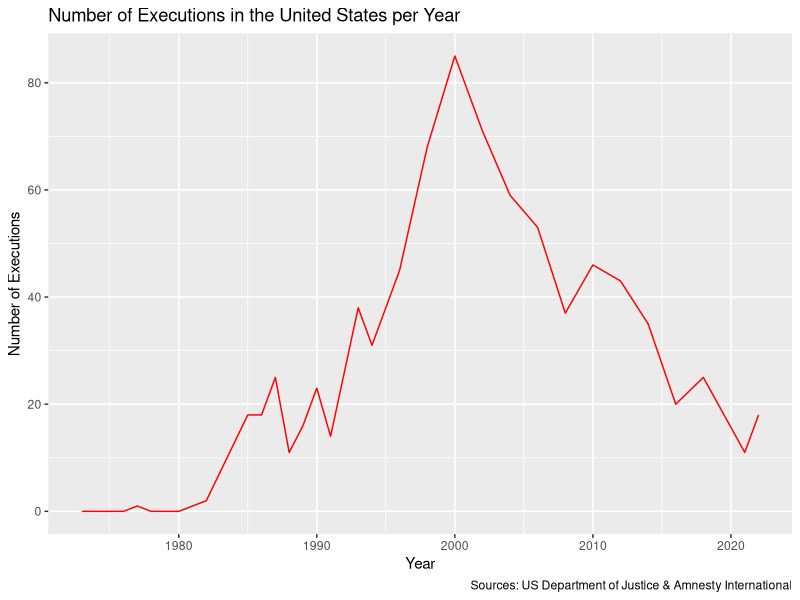
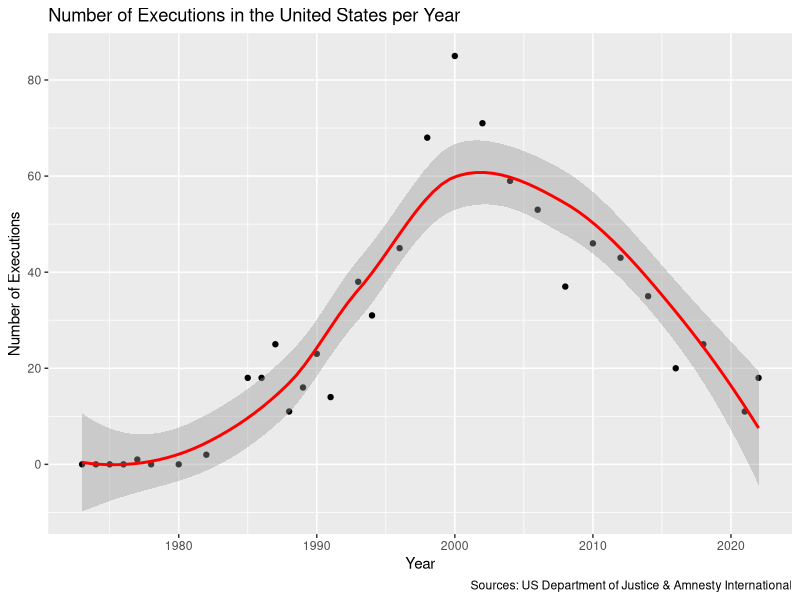
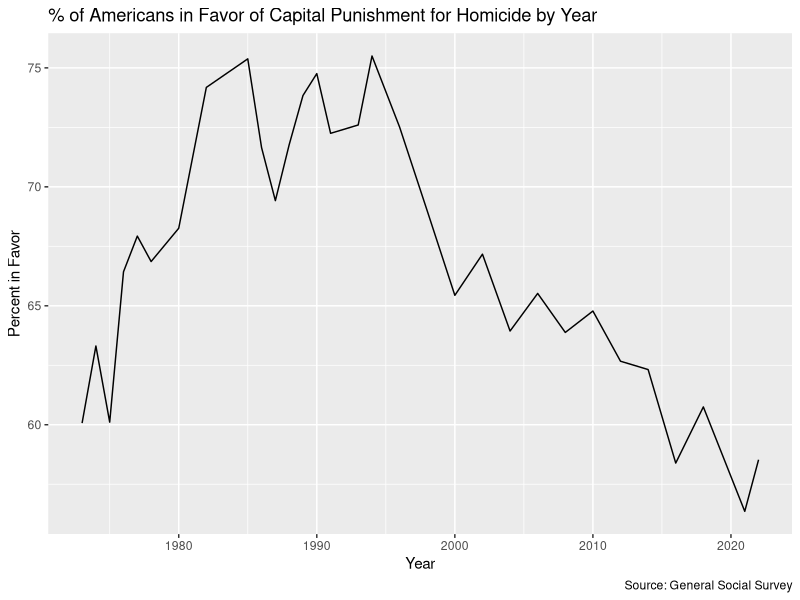
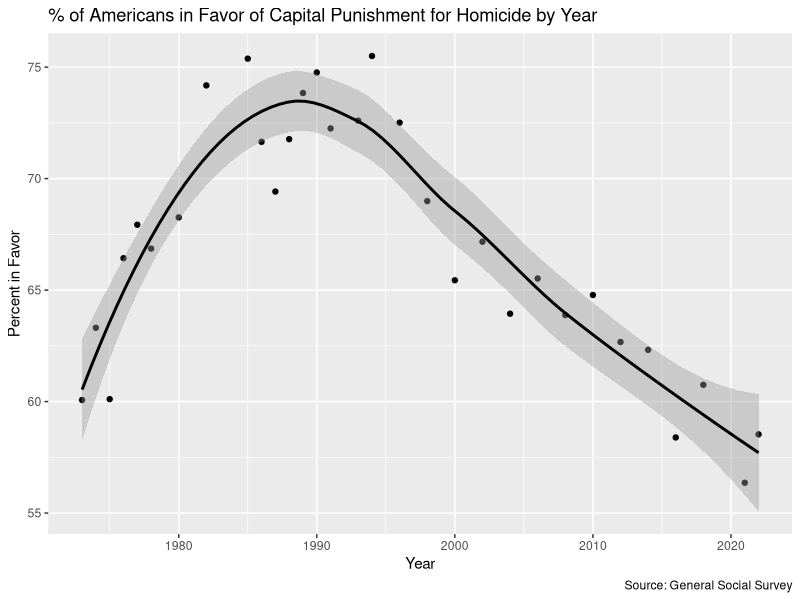
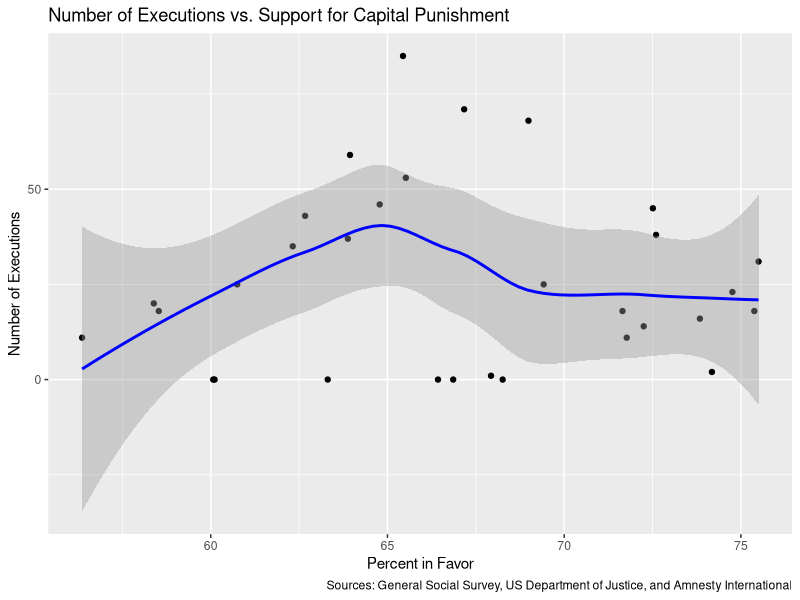
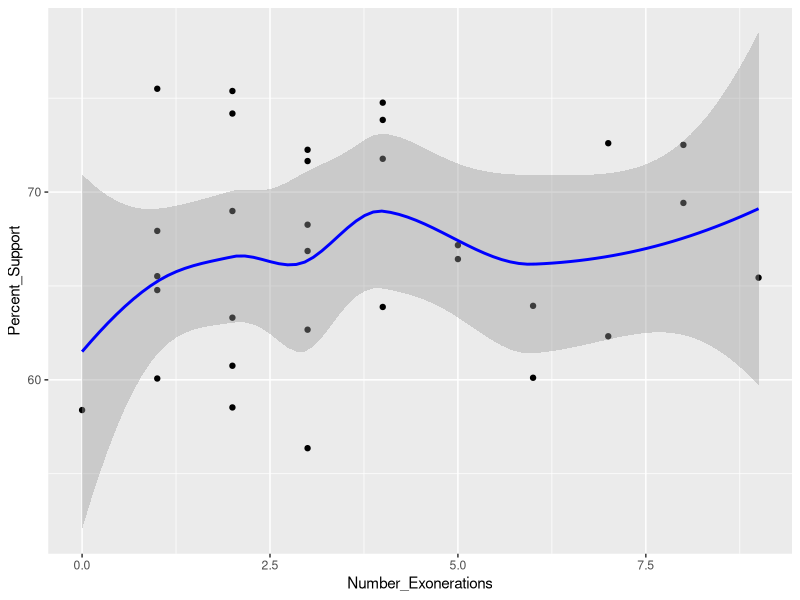
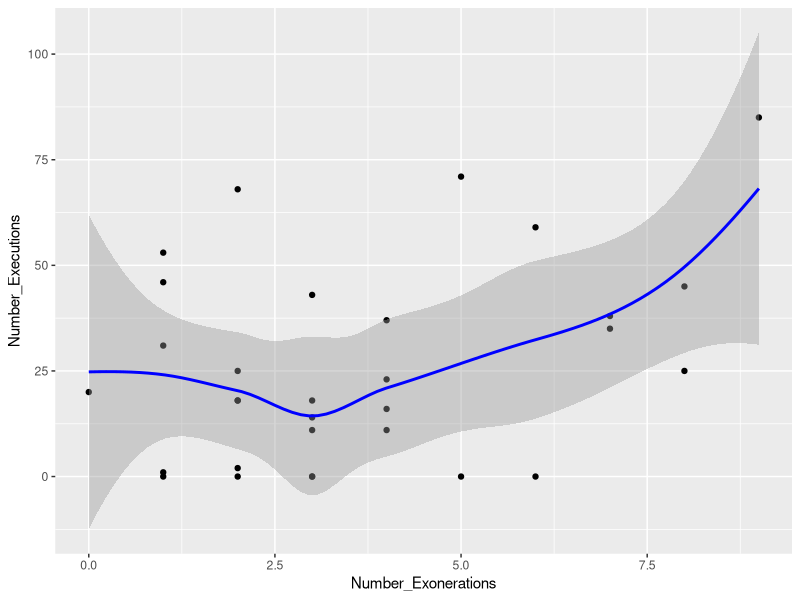

Write the R code that produced these figures, in order.
## ---- chunk 1
library(tidyverse)
library(dplyr)
cappun <- read_csv("cappun3.csv")

cappun_plot_1 <- ggplot(data = cappun, mapping = aes(x = Year, y = Number_Executions)) + geom_line(color = "red") +
  labs(x = "Year", y = "Number of Executions", title = "Number of Executions in the United States per Year", caption = "Sources: US Department of Justice & Amnesty International")

cappun_plot_2 <- ggplot(data = cappun,
mapping = aes(x = Year, y = Number_Executions)) +
geom_point() +
geom_smooth(color = "red") +
  labs(x = "Year", y = "Number of Executions", title = "Number of Executions in the United States per Year", caption = "Sources: US Department of Justice & Amnesty International")

cappun_plot_1
cappun_plot_2
## ---- chunk 2
cappun_plot_3 <- ggplot(data = cappun, mapping = aes(x = Year, y = Percent_Support)) + geom_line() +
  labs(x = "Year", y = "Percent in Favor", title = "% of Americans in Favor of Capital Punishment for Homicide by Year", caption = "Source: General Social Survey")

cappun_plot_4 <- ggplot(data = cappun,
mapping = aes(x = Year, y = Percent_Support)) +
geom_point() +
geom_smooth(color = "black") +
    labs(x = "Year", y = "Percent in Favor", title = "% of Americans in Favor of Capital Punishment for Homicide by Year", caption = "Source: General Social Survey")

cappun_plot_3
cappun_plot_4
## ---- chunk 3
cappun_plot_5 <- ggplot(data = cappun,
mapping = aes(x = Percent_Support, y = Number_Executions)) +
geom_point() +
geom_smooth(color = "Blue") +
  labs(x = "Percent in Favor", y = "Number of Executions", title = "Number of Executions vs. Support for Capital Punishment", caption = "Sources: General Social Survey, US Department of Justice, and Amnesty International")

cappun_plot_5
cor(cappun$Percent_Support, cappun$Number_Executions)
## ---- chunk 4
library(tidyverse)
library(dplyr)
cappun3 <- read_csv("cappun3.csv")
cappun3

cappun_plot_6 <- ggplot(data = cappun3,
mapping = aes(y = Percent_Support, x = Number_Exonerations)) +
geom_point() +
geom_smooth(color = "Blue")

cappun_plot_6
cor(cappun3$Number_Exonerations, cappun3$Percent_Support)

cappun_plot_7 <- ggplot(data = cappun3,
mapping = aes(y = Number_Executions, x = Number_Exonerations)) +
geom_point() +
geom_smooth(color = "Blue")
cappun_plot_7

cor(cappun3$Number_Exonerations, cappun3$Number_Executions)
## ---- chunk 5
library(tidyverse)
library(dplyr)

cappun_table <- read_csv("cappun3.csv")
  lm(Number_Executions ~ Number_Exonerations, data = cappun3)

library(broom)
coef(cappun_table)
  
  knitr::kable(cappun_table)
